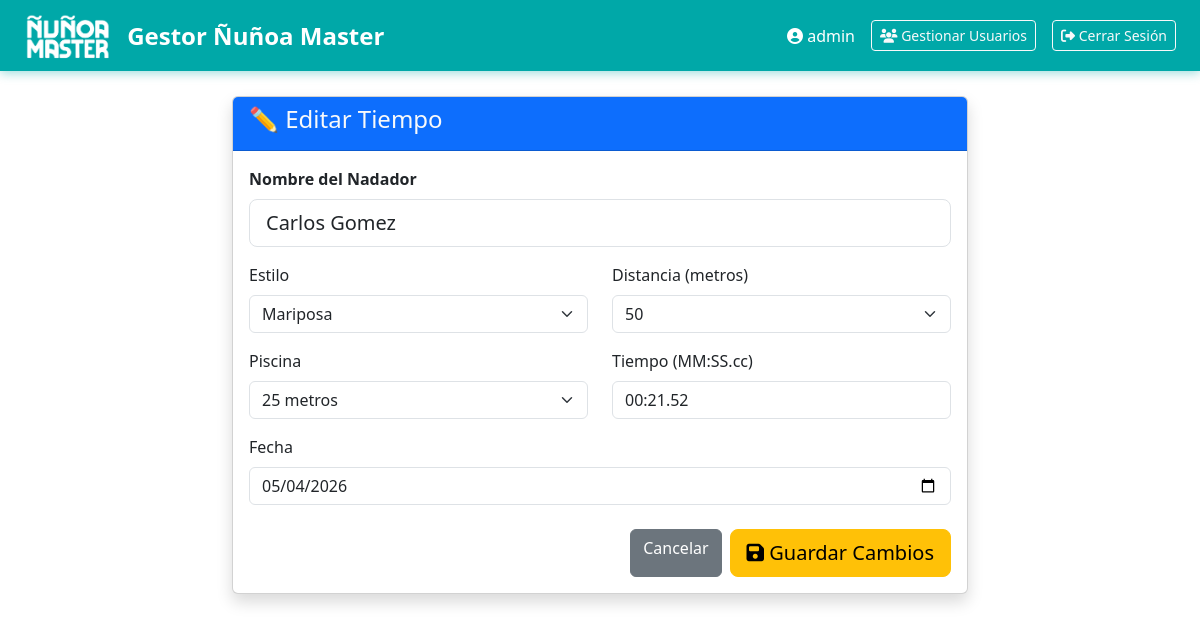
The page /tiempo/3/editar (signed in) on the database its author committed.
### tables this page shows
CREATE TABLE tiempos (
                id INTEGER PRIMARY KEY AUTOINCREMENT,
                nombre_nadador TEXT NOT NULL,
                estilo TEXT NOT NULL,
                distancia INTEGER NOT NULL,
                piscina TEXT DEFAULT '25 metros',
                tiempo TEXT NOT NULL,
                tiempo_segundos REAL NOT NULL,
                fecha DATE NOT NULL,
                created_at TIMESTAMP DEFAULT CURRENT_TIMESTAMP
            );

### app.py (the view, shortened to what this page needs)
@app.route('/tiempo/<int:tiempo_id>/editar', methods=['GET', 'POST'])
@login_required
@editor_required
def editar_tiempo(tiempo_id):
    tiempo = gestor_tiempos.obtener_tiempo_por_id(tiempo_id)
    if not tiempo:
        flash('Tiempo no encontrado', 'danger')
        return redirect(url_for('listar_tiempos'))
    return render_template('editar_tiempo.html', tiempo=tiempo, estilos=gestor_tiempos.ESTILOS, distancias=gestor_tiempos.DISTANCIAS)

### app.py (called while the page is built)
def login_required(f):
    @wraps(f)
    def decorated_function(*args, **kwargs):
        if 'user_id' not in session:
            flash('Debes iniciar sesión', 'danger')
            return redirect(url_for('login'))
        return f(*args, **kwargs)
    return decorated_function

def editor_required(f):
    @wraps(f)
    def decorated_function(*args, **kwargs):
        if session.get('rol') not in ['admin', 'editor']:
            flash('No tienes permisos para editar', 'danger')
            return redirect(request.referrer or url_for('index'))
        return f(*args, **kwargs)
    return decorated_function

### gestor_tiempos_nadadores_master.py (called while the page is built)
    def obtener_tiempo_por_id(self, tiempo_id):
        cursor = self.conn.cursor()
        cursor.execute('SELECT * FROM tiempos WHERE id = ?', (tiempo_id,))
        row = cursor.fetchone()
        return dict(row) if row else None

### templates/editar_tiempo.html (shortened to what this page needs)
{% extends 'base.html' %}
{% block content %}
<div class="row justify-content-center">
    <div class="col-lg-8">
        <div class="card shadow">
            <div class="card-header bg-primary text-light">
                <h4>✏️ Editar Tiempo</h4>
            </div>
            <div class="card-body">
                <form method="POST">
                    <div class="mb-3">
                        <label class="form-label fw-bold">Nombre del Nadador</label>
                        <input type="text" name="nombre" value="{{ tiempo.nombre_nadador }}" class="form-control form-control-lg" required>
                    </div>
                    <div class="row">
                        <div class="col-md-6 mb-3">
                            <label class="form-label">Estilo</label>
                            <select name="estilo" class="form-select" required>
                                {% for e in estilos %}
                                <option value="{{ e }}" {{ 'selected' if e == tiempo.estilo else '' }}>{{ e }}</option>
                                {% endfor %}
                            </select>
                        </div>
                        <div class="col-md-6 mb-3">
                            <label class="form-label">Distancia (metros)</label>
                            <select name="distancia" class="form-select" required>
                                {% for d in distancias %}
                                <option value="{{ d }}" {{ 'selected' if d == tiempo.distancia else '' }}>{{ d }}</option>
                                {% endfor %}
                            </select>
                        </div>
                    </div>
                    <div class="row">
                        <div class="col-md-6 mb-3">
                            <label class="form-label">Piscina</label>
                            <select name="piscina" class="form-select">
                                <option value="25 metros" {{ 'selected' if tiempo.piscina == '25 metros' else '' }}>25 metros</option>
                            </select>
                        </div>
                        <div class="col-md-6 mb-3">
                            <label class="form-label">Tiempo (MM:SS.cc)</label>
                            <input type="text" name="tiempo" value="{{ tiempo.tiempo }}" class="form-control" required>
                        </div>
                    </div>
                    <div class="mb-4">
                        <label class="form-label">Fecha</label>
                        <input type="date" name="fecha" value="{{ tiempo.fecha }}" class="form-control" required>
                    </div>
                    <div class="d-grid gap-2 d-md-flex justify-content-md-end">
                        <a href="/listar" class="btn btn-secondary">Cancelar</a>
                        <button type="submit" class="btn btn-warning btn-lg">
                            <i class="fas fa-save"></i> Guardar Cambios
                        </button>
                    </div>
                </form>
            </div>
        </div>
    </div>
</div>
{% endblock %}

### rows shown on the page
tiempos: nombre "Carlos Gomez", tiempo "00:21.52", fecha "05/04/2026"

### other values the page prints
{{ session.username }} "admin"
form field estilo "Mariposa"
form field distancia "50"
